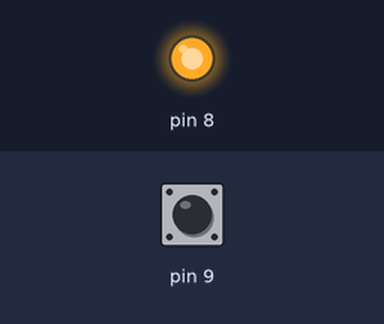
Recording of a sketch running on a simulated Arduino Uno, built with avr-gcc and run on an emulated ATmega328P. On the bench: output pins drawn as LEDs (lit = HIGH). Dashed ring = blinking. The test bench sets the inputs (shaded band); at power-on: pin 9 HIGH.

Above: at 1.2 s.
1.3 s: pin 9 pulsed LOW 5 times (0.12 s each, 0.3 s apart)
At 1.87 s:
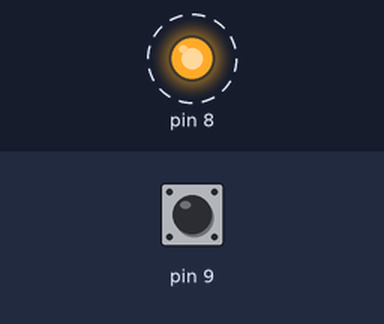
At 3.3 s:
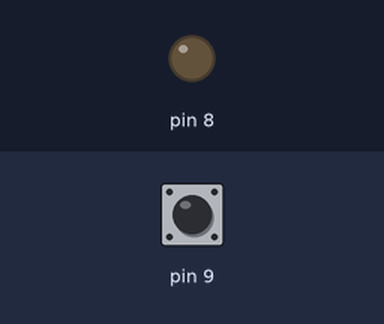
Timing chart, 0 to 4.8 s (numbered marks = the images above; inputs shaded):
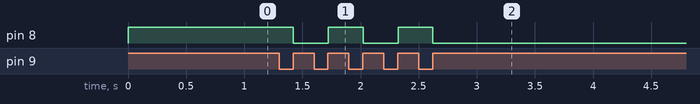

Measured:
- after the input at 1.3 s, pin 8: alternates HIGH for 0.30 s and LOW for 0.30 s, 5 changes in all, then stays LOW, starting after 0.12 s

The sketch:

Ex3.ino
```cpp
bool this_state;
bool last_state;

void setup() {
  pinMode(8, OUTPUT);
  pinMode(9, INPUT);
}

void loop() {
  this_state = digitalRead(9);
  if (this_state != last_state)
  {
    //update the switch state
    last_state = this_state;

    //"HIGH condition code"
    //switch goes from LOW to HIGH
    if(this_state == HIGH)
    {
      //LED on pin 8 is Push ON, Push OFF
      digitalWrite(8,!digitalRead(8));
    }
  }
  delay(10);
}
```
